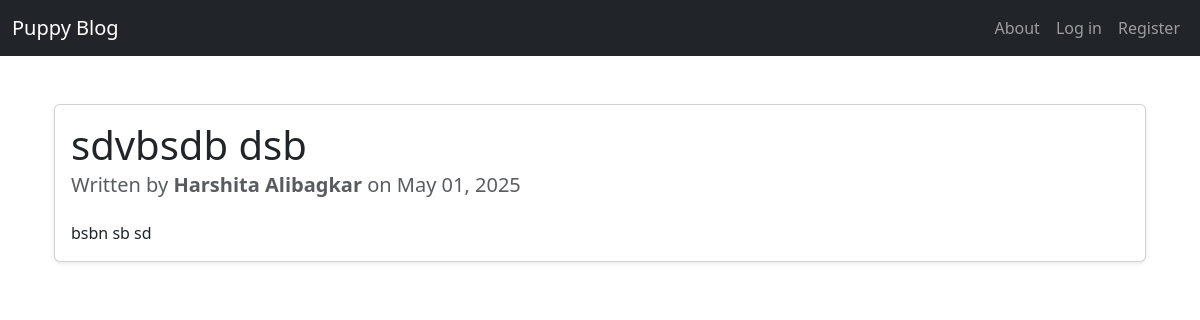
Page /6 on the committed database.
### puppycompanyblog/models.py (models this page shows, shortened)
class BlogPost(db.Model):
    __tablename__ = 'blogs'
    users = db.relationship(User)
    id = db.Column(db.Integer, primary_key=True)
    user_id = db.Column(db.Integer, db.ForeignKey('users.id'), nullable=False)
    date = db.Column(db.DateTime, nullable=False, default=datetime.utcnow)
    title = db.Column(db.String(140), nullable=False)
    text = db.Column(db.Text, nullable=False)

class User(db.Model, UserMixin):
    __tablename__ = 'users'
    id = db.Column(db.Integer, primary_key=True)
    profile_image = db.Column(db.String(64),nullable=False,default='default_profile.jpg')
    email = db.Column(db.String(64), unique=True, index=True)
    username = db.Column(db.String(64), unique=True, index=True)
    password_hash = db.Column(db.String(128))
    Posts = db.relationship('BlogPost', backref='author', lazy=True)

### puppycompanyblog/users/views.py (the view)
@users.route('/<username>')
def user_posts(username):
    page = request.args.get('page',1,type=int)
    user = User.query.filter_by(username=username).first_or_404()
    blog_post = BlogPost.query.filter_by(author=user).order_by(BlogPost.date.desc()).paginate(page=page,per_page=5)
    return render_template('user_blog_posts.html', blog_post=blog_post,user=user)

### puppycompanyblog/blog_posts/views.py (called while the page is built)
@blog_post.route('/<int:blog_post_id>')
def view_post(blog_post_id):
    post = BlogPost.query.get_or_404(blog_post_id)
    return render_template('blog_post.html', title=post.title,
                           date=post.date,post=post)

### puppycompanyblog/templates/blog_post.html (shortened to what this page needs)
{% extends 'base.html' %}
{% block content %}
<div class="container mt-5">
    <div class="card shadow-sm mb-4">
        <div class="card-body">
            <h1 class="card-title">{{ post.title }}</h1>
            <h5 class="card-subtitle mb-2 text-muted">
                Written by <strong>{{ post.author.username }}</strong> on {{ post.date.strftime('%B %d, %Y') }}
            </h5>
            <p class="card-text mt-4">{{ post.text }}</p>
        </div>
    </div>
</div>
{% endblock %}

### rows in the picture
BlogPost: title "sdvbsdb dsb", date "May 01, 2025", text "bsbn sb sd"
User: author.username "Harshita Alibagkar"
